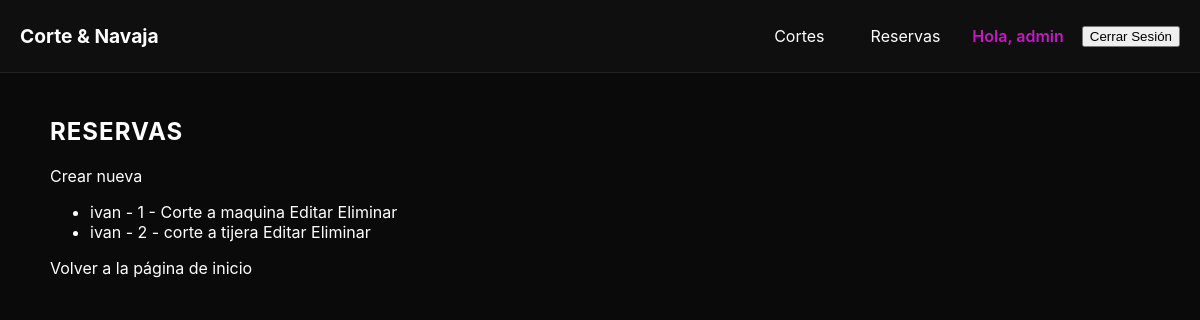
Screenshot of /reservas/ (signed in) with the database file from the repository.
### usuarios/models.py (models this page shows, shortened)
class UsuarioPersonalizado(AbstractUser):
    nombre_completo = models.CharField(max_length=255, null=True, blank=True)
    telefono = models.CharField(max_length=20, null=True, blank=True)
    dni = models.CharField(max_length=20, null=True, blank=True)
    foto_perfil = models.ImageField(upload_to='users_fp/', null=True, blank=True)

### corte/models.py (models this page shows, shortened)
class Reserva(models.Model):
    nombre = models.CharField(max_length=100)
    telefono = models.CharField(max_length=20)
    corte = models.ForeignKey(Corte, on_delete=models.CASCADE)

class Corte(models.Model):
    name = models.CharField(max_length=100)
    precio = models.IntegerField()
    descripcion = models.TextField(max_length=250)
    imagen = models.ImageField(upload_to='cortes/', null=True, blank=True)
    def __str__(self):
        return f'{self.id} - {self.name}'

### corte/views.py (the view)
# urls.py: path('reservas/', views.lista_reservas, name='lista_reservas'),
def lista_reservas(request):
    reservas = Reserva.objects.all()
    return render(request, 'corte/lista_reservas.html', {'reservas': reservas})

### corte/templates/corte/lista_reservas.html
{% extends "corte/base.html" %}
{% block body %}
<h2>Reservas</h2>
<a href="{% url 'corte' %}">Crear nueva</a>
<ul>
    {% for r in reservas %}
        <li>
            {{ r.nombre }} - {{ r.corte }}
            <a href="{% url 'editar_reserva' r.id %}">Editar</a>
            <a href="{% url 'eliminar_reserva' r.id %}">Eliminar</a>
        </li>
    {% endfor %}
</ul>
<a href="{% url 'bienvenida' %}">Volver a la página de inicio</a>
{% endblock %}

### corte/templates/corte/base.html (shortened to what this page needs)
{% load static %}
<!DOCTYPE html>
<html lang="en">
<head>
    <link rel="stylesheet" href="{% static 'css/style.css' %}">
</head>
<body>
    <header class="site-header">
        <nav class="nav-bar">
            <a class="logo" href="{% url 'bienvenida' %}">Corte & Navaja</a>
            <div class="nav-links">
                <a href="{% url 'corte' %}">Cortes</a>
                <a href="{% url 'lista_reservas' %}">Reservas</a>
                {% if user.is_authenticated %}
                    <span class="nav-user">Hola, {{ user.username }}</span>
                    <form method="post" action="{% url 'logout' %}">
                        <button type="submit">Cerrar Sesión</button>
                    </form>
                {% else %}
                    <a href="{% url 'login' %}">Iniciar sesión</a>
                    <a href="{% url 'register' %}">Registrarse</a>
                {% endif %}
            </div>
        </nav>
    </header>
    <main class="container">
        {% block body %}{% endblock %}
    </main>
</body>
</html>

### static/css/style.css (style rules this page uses)
:root { --azul: #2628DD; --magenta: #C419BE; --blanco: #FFFFFF; --negro: #0a0a0a; --gris: #1a1a1a; }
body { background-color: var(--negro); color: var(--blanco); font-family: 'Inter', sans-serif; margin: 0; }
h1, h2 { color: var(--blanco); text-transform: uppercase; letter-spacing: 1px; }
a { color: inherit; text-decoration: none; }
.site-header { background: rgba(15, 15, 15, 0.95); border-bottom: 1px solid rgba(255, 255, 255, 0.08); }
.nav-bar { max-width: 1200px; margin: 0 auto; display: flex; justify-content: space-between; align-items: center; padding: 18px 20px; }
.logo { color: var(--blanco); font-size: 1.2rem; font-weight: bold; }
.nav-links { display: flex; gap: 18px; align-items: center; }
.nav-links a { padding: 8px 14px; border-radius: 8px; transition: background 0.2s ease; }
.nav-user { color: var(--magenta); font-weight: 600; }
.container { max-width: 1100px; padding: 24px; margin: 0 auto; }

### rows the page displays
UsuarioPersonalizado: username "admin"
Reserva: nombre "ivan", corte "1 - Corte a maquina"
Reserva: nombre "ivan", corte "2 - corte a tijera"
